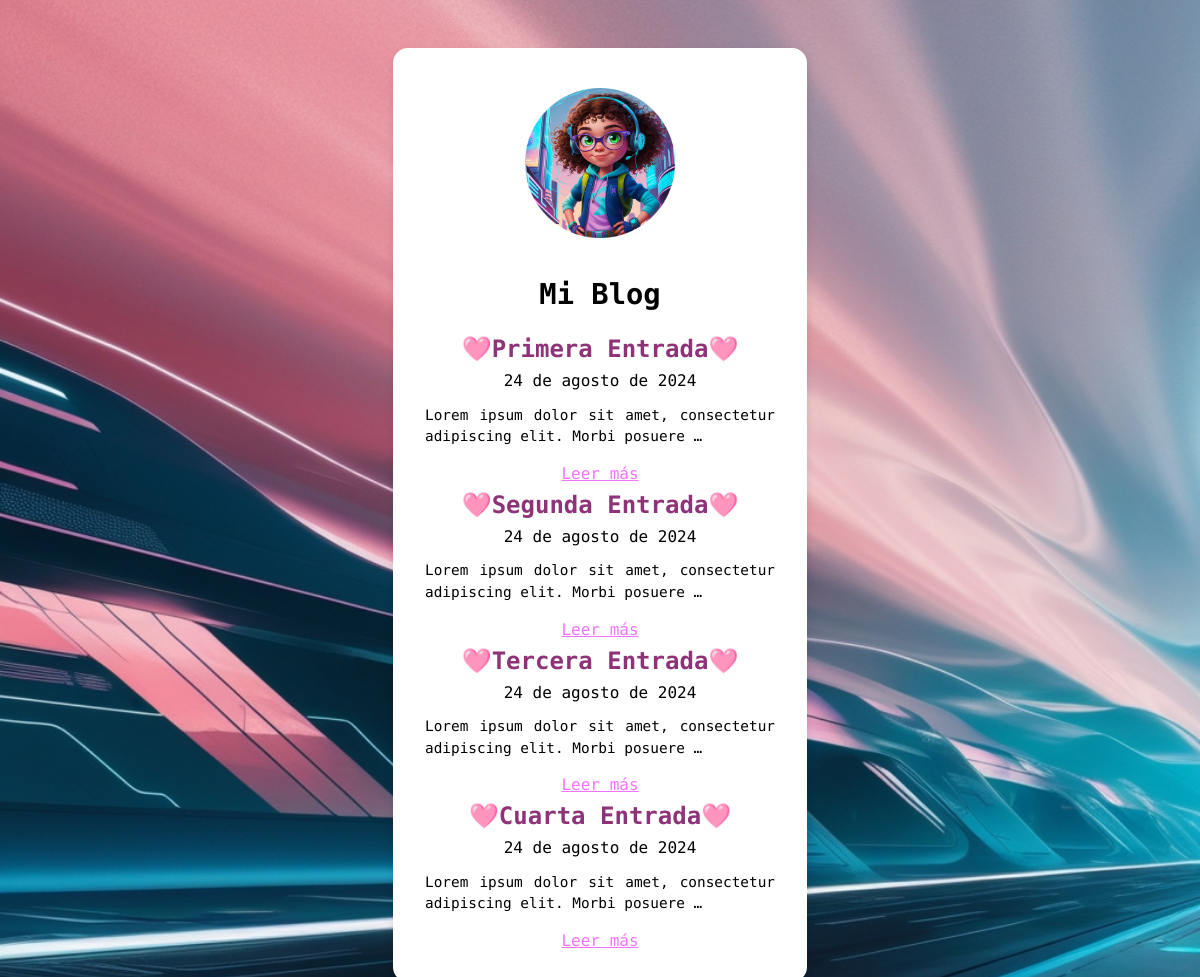
The page / on the database its author committed.
### blog/models.py (models this page shows, shortened)
class Post(models.Model):
    title = models.CharField(max_length=200, verbose_name="Título")
    content = models.TextField(verbose_name="Contenido")
    created = models.DateTimeField(auto_now_add=True, verbose_name="Creado")
    modified= models.DateTimeField(auto_now=True, verbose_name="Modicado")
    class Meta:
        verbose_name= "entrada"
        verbose_name_plural="entradas"

### blog/views.py (the view)
# urls.py: 2. Add a URL to urlpatterns:  path('', views.home, name='home')
def home(request):
    posts = Post.objects.all()
    return render(request, "blog/home.html", {"posts":posts}) #haciendo remferencia a la app y la plantilla

### blog/templates/blog/home.html (shortened to what this page needs)
{% extends "blog/base.html" %}
{% block content %}
    {% for post in posts %}
        <div>
            <h3>🩷{{ post.title }}🩷</h3>
            <span class="date">{{ post.created|date }}</span>
            <p>{{ post.content|truncatewords:"10" }}</p>
            <a href="{% url 'post' id=post.id%}">Leer más</a>
            </div>
    {% endfor %}
{% endblock %}

### blog/templates/blog/base.html (shortened to what this page needs)
{% load static %}
<!DOCTYPE html>
<html lang="es">
<head>
    <link rel="stylesheet" href="{% static 'blog/styles.css' %}">
</head>
<body>
    <main>
        <img src="{%static 'blog/geeky_round.png' %}" class="top"/>
        <h1>Mi Blog</h1>
        {% block content %}{% endblock %}
    </main>
</body>
</html>

### blog/static/blog/styles.css (style rules this page uses)
body { font-family: 'Fira Code', monospace; padding: 0; margin: 0; background: url('../blog/fondo.png') no-repeat center center fixed; background-size: cover; display: flex; justify-content: center; align-items: center; min-height: 50vh; }
main { max-width: 350px; margin: 3rem auto; padding: 2rem; text-align: center; background: #fff; border-radius: 15px; box-shadow: 0 4px 8px rgba(0, 0, 0, 0.1); }
h1 { font-size: 1.8rem; margin-bottom: 1rem; }
h3 { font-size: 1.5rem; color: rgb(143, 51, 120); padding: 0.5rem 0; margin: 0; }
p { font-size: 0.9rem; text-align: justify; line-height: 1.5; margin-bottom: 1rem; }
a { font-size: 1rem; color: rgb(243, 115, 255); }
img.top { height: 150px; width: 150px; padding: 0.5rem 0 1rem; }

### rows shown on the page
Post: title "Primera Entrada", created "24 de agosto de 2024", content "Lorem ipsum dolor sit amet, consectetur adipiscing elit. Morbi posuere …"
Post: title "Segunda Entrada", created "24 de agosto de 2024", content "Lorem ipsum dolor sit amet, consectetur adipiscing elit. Morbi posuere …"
Post: title "Tercera Entrada", created "24 de agosto de 2024", content "Lorem ipsum dolor sit amet, consectetur adipiscing elit. Morbi posuere …"
Post: title "Cuarta Entrada", created "24 de agosto de 2024", content "Lorem ipsum dolor sit amet, consectetur adipiscing elit. Morbi posuere …"
